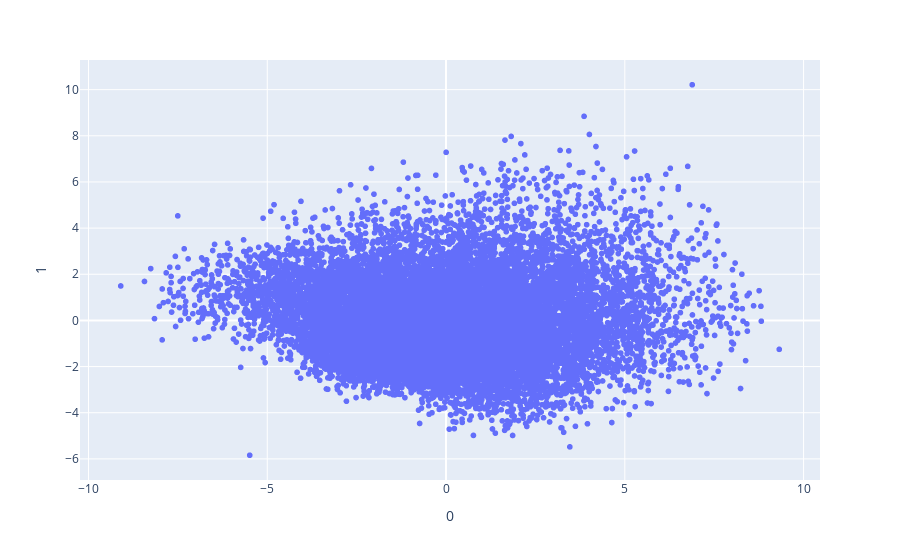
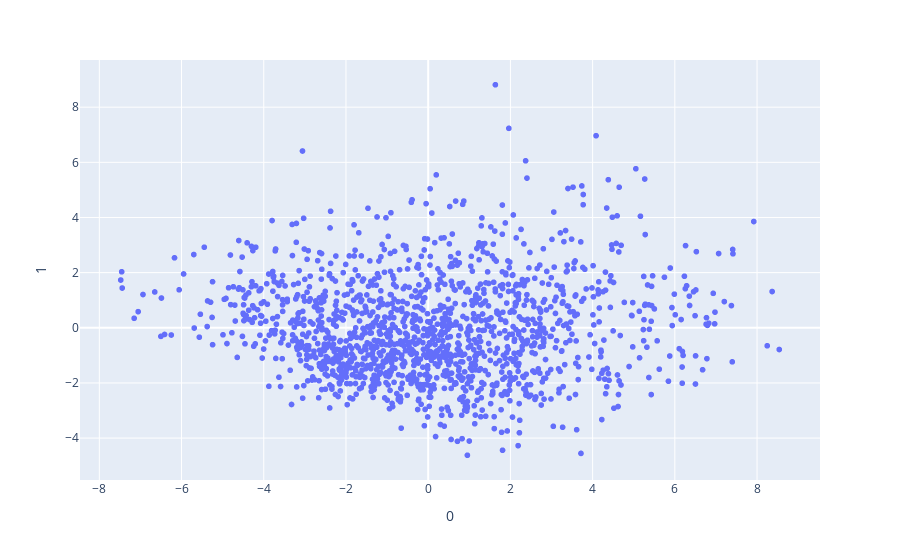

These figures' notebook cell, in order:
### Code cell
pca = PCA(n_components=2)
points = pca.fit_transform(X)
points_val = pca.transform(X_val)
fig = px.scatter(points, x=0, y=1)
fig.show()
fig = px.scatter(points_val, x=0, y=1)
fig.show()

### Figure 1 — Plotly figure (JSON) as saved in the notebook; plotly's stock layout.template omitted (floating-point values rounded to 4 significant figures; data arrays with more than 128 entries replaced by an {"elided": "..."} marker saying what was removed)
{"data": [{"hovertemplate": "0=%{x}<br>1=%{y}<extra></extra>", "legendgroup": "", "marker": {"color": "#636efa", "symbol": "circle"}, "mode": "markers", "name": "", "showlegend": false, "type": "scattergl", "x": {"elided": "14630 float values"}, "xaxis": "x", "y": {"elided": "14630 float values"}, "yaxis": "y"}], "layout": {"legend": {"tracegroupgap": 0}, "margin": {"t": 60}, "xaxis": {"anchor": "y", "domain": [0, 1], "title": {"text": "0"}}, "yaxis": {"anchor": "x", "domain": [0, 1], "title": {"text": "1"}}}}

### Figure 2 — Plotly figure (JSON) as saved in the notebook; plotly's stock layout.template omitted (floating-point values rounded to 4 significant figures; data arrays with more than 128 entries replaced by an {"elided": "..."} marker saying what was removed)
{"data": [{"hovertemplate": "0=%{x}<br>1=%{y}<extra></extra>", "legendgroup": "", "marker": {"color": "#636efa", "symbol": "circle"}, "mode": "markers", "name": "", "showlegend": false, "type": "scattergl", "x": {"elided": "1500 float values"}, "xaxis": "x", "y": {"elided": "1500 float values"}, "yaxis": "y"}], "layout": {"legend": {"tracegroupgap": 0}, "margin": {"t": 60}, "xaxis": {"anchor": "y", "domain": [0, 1], "title": {"text": "0"}}, "yaxis": {"anchor": "x", "domain": [0, 1], "title": {"text": "1"}}}}
